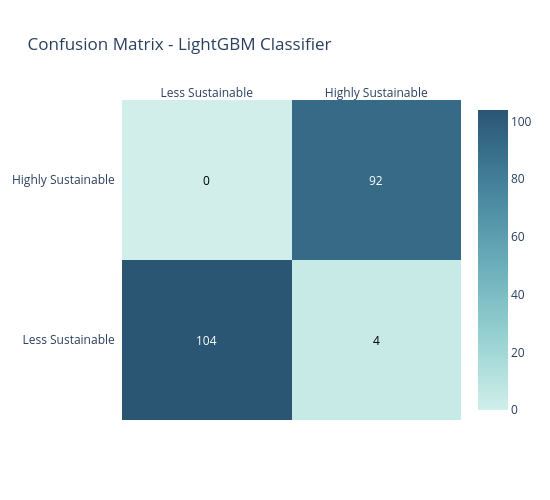

The notebook cell this image was saved under:
### Code cell
import numpy as np
import pandas as pd
from lightgbm import LGBMClassifier
from sklearn.metrics import accuracy_score, confusion_matrix
import plotly.figure_factory as ff

# ✅ Train LightGBM model (no SMOTE)
lgb_model = LGBMClassifier(
    n_estimators=300,
    learning_rate=0.05,
    max_depth=-1,
    random_state=42
)

lgb_model.fit(X_train, y_train)

# ✅ Predictions
y_pred = lgb_model.predict(X_test)

# ✅ Accuracy
print('----' * 16)
print(f"✅ LightGBM Classifier Accuracy: {accuracy_score(y_test, y_pred):.2f}")
print('----' * 16)

# ✅ Confusion matrix
cm = confusion_matrix(y_test, y_pred)
labels = ['Less Sustainable', 'Highly Sustainable']
z_text = [[str(y) for y in x] for x in cm]

# ✅ Plotly confusion matrix
fig = ff.create_annotated_heatmap(
    z=cm,
    x=labels,
    y=labels,
    annotation_text=z_text,
    colorscale='teal',
    showscale=True
)

fig.update_layout(
    title_text='Confusion Matrix - LightGBM Classifier',
    width=550,
    height=500
)

fig['data'][0]['showscale'] = True
fig.show()

### Figure 1 — Plotly figure (JSON) as saved in the notebook; plotly's stock layout.template omitted (floating-point values rounded to 4 significant figures)
{"data": [{"colorscale": [[0, "rgb(209, 238, 234)"], [0.1667, "rgb(168, 219, 217)"], [0.3333, "rgb(133, 196, 201)"], [0.5, "rgb(104, 171, 184)"], [0.6667, "rgb(79, 144, 166)"], [0.8333, "rgb(59, 115, 143)"], [1, "rgb(42, 86, 116)"]], "reversescale": false, "showscale": true, "type": "heatmap", "x": ["Less Sustainable", "Highly Sustainable"], "y": ["Less Sustainable", "Highly Sustainable"], "z": [[104, 4], [0, 92]]}], "layout": {"annotations": [{"font": {"color": "#FFFFFF"}, "showarrow": false, "text": "104", "x": "Less Sustainable", "xref": "x", "y": "Less Sustainable", "yref": "y"}, {"font": {"color": "#000000"}, "showarrow": false, "text": "4", "x": "Highly Sustainable", "xref": "x", "y": "Less Sustainable", "yref": "y"}, {"font": {"color": "#000000"}, "showarrow": false, "text": "0", "x": "Less Sustainable", "xref": "x", "y": "Highly Sustainable", "yref": "y"}, {"font": {"color": "#FFFFFF"}, "showarrow": false, "text": "92", "x": "Highly Sustainable", "xref": "x", "y": "Highly Sustainable", "yref": "y"}], "height": 500, "title": {"text": "Confusion Matrix - LightGBM Classifier"}, "width": 550, "xaxis": {"dtick": 1, "gridcolor": "rgb(0, 0, 0)", "side": "top", "ticks": ""}, "yaxis": {"dtick": 1, "ticks": "", "ticksuffix": "  "}}}
